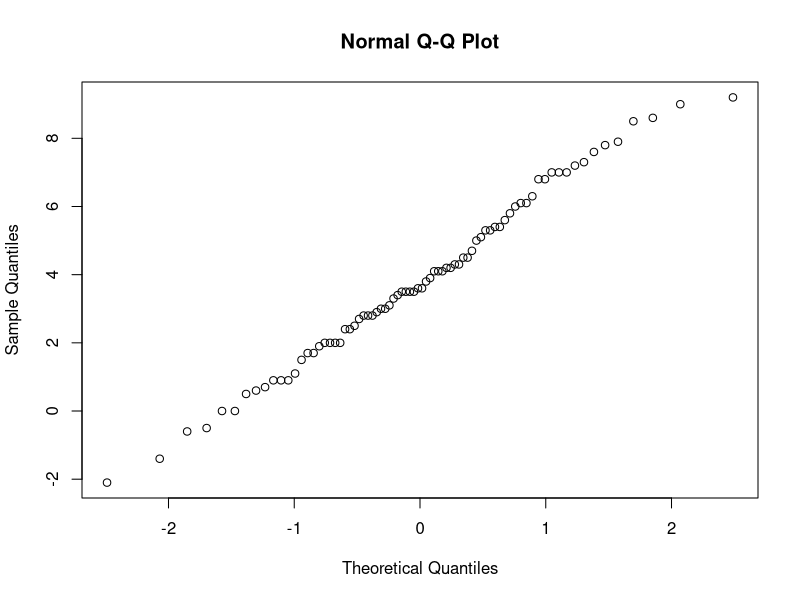
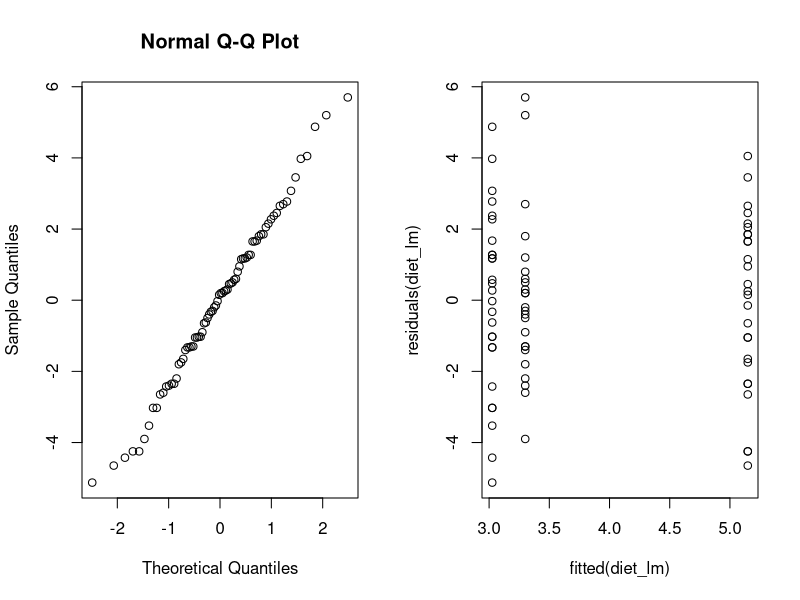
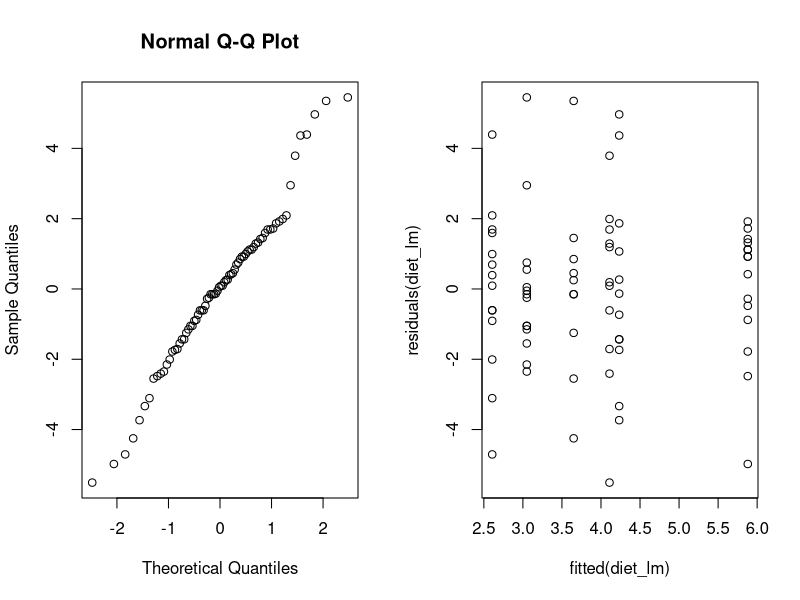
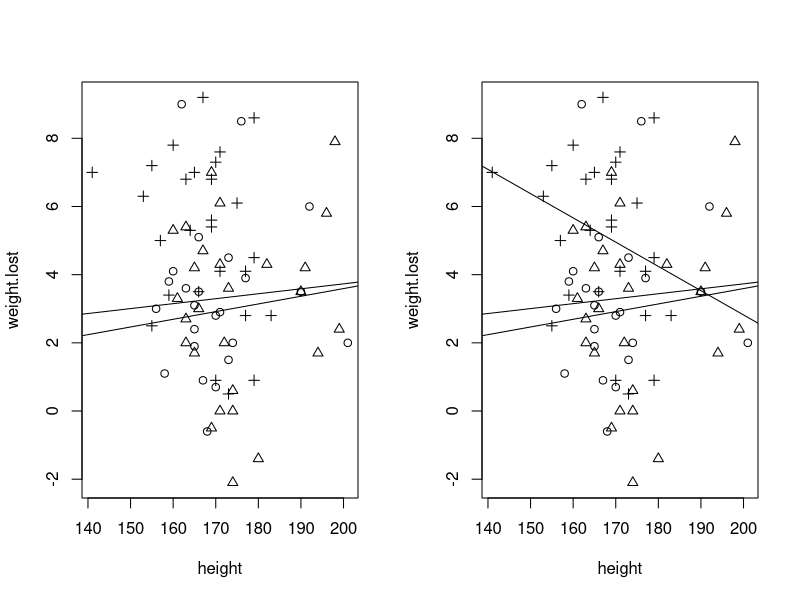
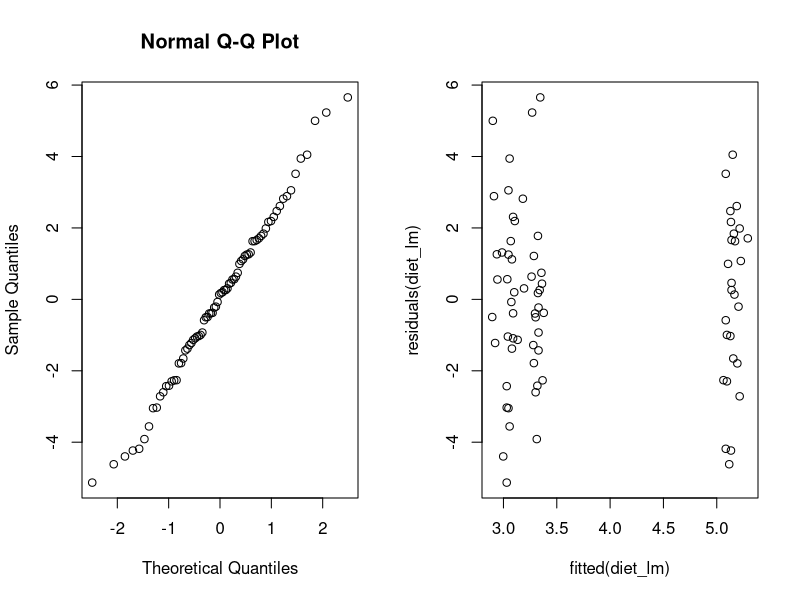

Write R code to recreate these figures, in order.
## ---- chunk 1
diet <- read.table("diet.txt", header=TRUE)
diet$diet <- as.factor(diet$diet)
diet$gender <- as.factor(diet$gender)
with(diet, qqnorm(preweight - weight6weeks))
## ---- chunk 2
res <- with(diet, t.test(preweight, weight6weeks, paired=TRUE)); res
## ---- chunk 3
diet$weight.lost <- diet$preweight - diet$weight6weeks
res <- binom.test(
    sum(diet$weight.lost > 3), 
    length(diet$weight.lost), 
    alternative="less"
); res
## ---- chunk 4
diet_lm <- lm(weight.lost ~ diet, data=diet)
res <- anova(diet_lm); res
## ---- chunk 5
diet_ <- diet; contrasts(diet_$diet) <- contr.sum
diet_lm <- lm(weight.lost ~ diet, data=diet_)
res <- summary(diet_lm)$coefficients; res
## ---- chunk 6
par(mfrow=c(1, 2))
qqnorm(residuals(diet_lm)); plot(fitted(diet_lm), residuals(diet_lm))
## ---- chunk 7
diet_lm <- lm(weight.lost ~ diet * gender, data=diet)
res <- anova(diet_lm); res
## ---- chunk 8
par(mfrow=c(1, 2))
qqnorm(residuals(diet_lm)); plot(fitted(diet_lm), residuals(diet_lm))
## ---- chunk 9
res <- anova(lm(weight.lost ~ diet * height , data=diet)); res
## ---- chunk 10
diet_lm <- lm(weight.lost ~ height + diet, data=diet)
res <- anova(diet_lm); res
## ---- chunk 11
par(mfrow=c(1, 2))
with(diet, plot(weight.lost ~ height, pch=unclass(diet)))
for (i in 1:2) abline(lm(weight.lost~height, data=diet[diet$diet==i, ]))

with(diet, plot(weight.lost ~ height, pch=unclass(diet)))
for (i in 1:3) abline(lm(weight.lost~height, data=diet[diet$diet==i, ]))
## ---- chunk 12
par(mfrow=c(1, 2))
qqnorm(residuals(diet_lm)); plot(fitted(diet_lm), residuals(diet_lm))
## ---- chunk 13
summary(lm(weight.lost ~ diet, data=diet))$adj.r.squared
## ---- chunk 14
summary(lm(weight.lost ~ height + diet, data=diet))$adj.r.squared
## ---- chunk 15
coef <- summary(lm(weight.lost ~ diet, data=diet))$coefficients; coef
## ---- chunk 16
diet$lost.4kg <- as.factor(diet$weight.lost > 4)
## ---- chunk 17
res <- binom.test(
    sum(diet$lost.4kg==TRUE), 
    length(diet$lost.4kg), 
    alternative="less"
); res
## ---- chunk 18
diet_glm <- glm(
    lost.4kg ~ diet + gender + height + diet:gender + diet:height, 
    data=diet, family=binomial
)
anova(diet_glm, test="Chisq")
